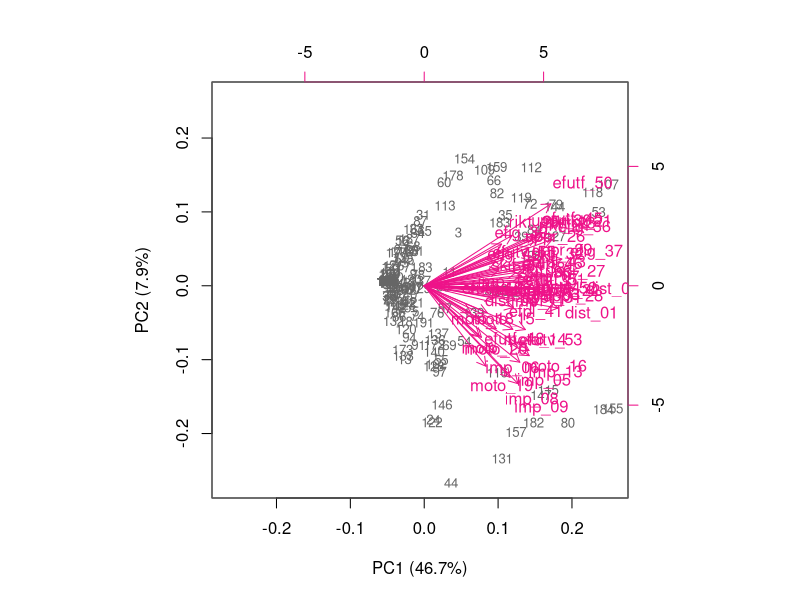
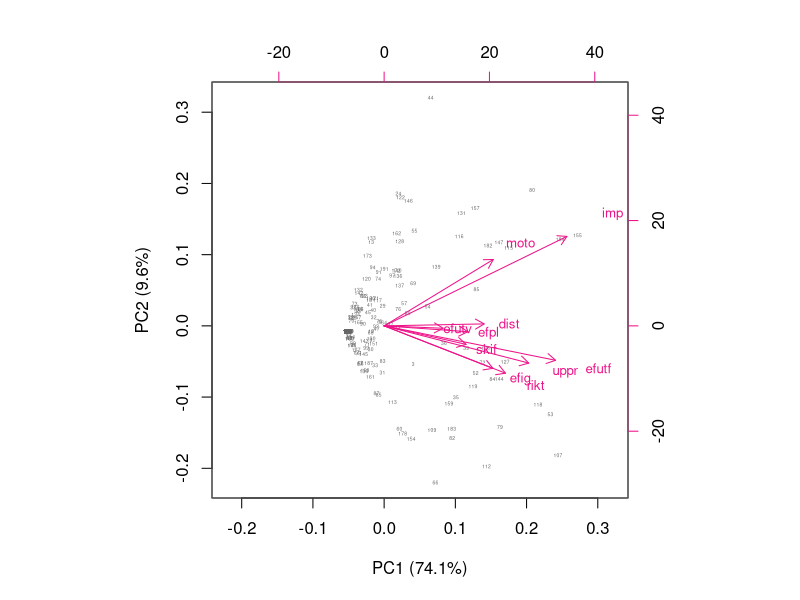
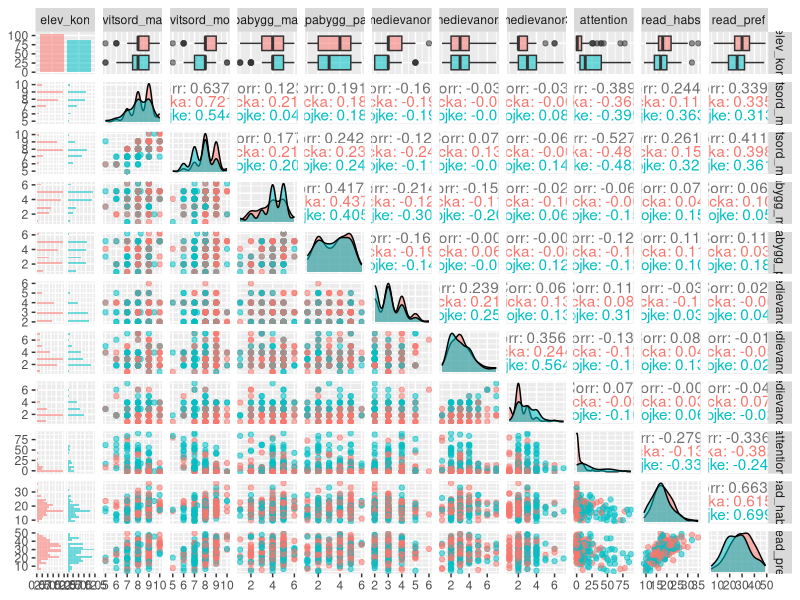
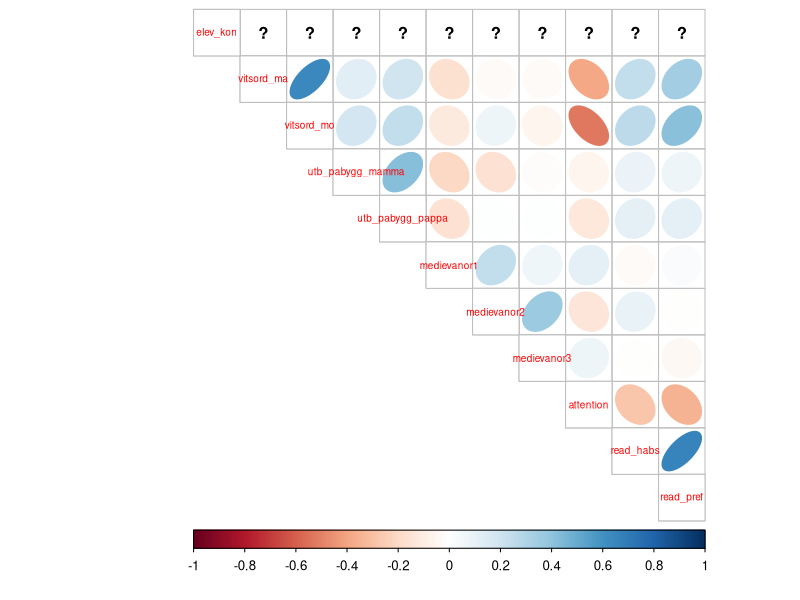

R code for these plots, in order:
## ---- chunk 1
knitr::opts_chunk$set(echo = TRUE)
## ---- chunk 2
setwd("C:/Users/hehusb/Documents/GitHub/IODS-final")
kesky <- read.csv2(file = "./data/final_cont.csv")
dim(kesky)
str(kesky)
str(kesky$hur_garna_lasbarn1)
## ---- chunk 3
which(names(kesky)%in%c("dist_01", "efutv_55"))
summary(kesky[, 2:56])
## ---- chunk 4
which(names(kesky)%in%c("vitsord_ma", "vitsord_mo"))
summary(kesky[, 57:58])
## ---- chunk 5
which(names(kesky)%in%c("medievanor1", "medievanor3"))
summary(kesky[, 61:63])
## ---- chunk 6
which(names(kesky)%in%c("hur_garna_lasbarn7", "hur_ofta_lasbarn1"))
summary(kesky[, 64:77])
## ---- chunk 7
which(names(kesky)%in%c("utb_pabygg_mamma", "utb_pabygg_pappa"))
summary(kesky[, 59:60])

which(names(kesky)%in%c("elev_kon"))
summary(kesky[, 1])
## ---- chunk 8
#First I'll make a dataframe with only the ATTEX variables:
kesky_only <- kesky[, 2:56]
summary(kesky_only)
str(kesky_only)
pca_kesky <- prcomp(kesky_only)
s <- summary(pca_kesky)
s

# rounded percetanges of variance captured by each PC
pca_pr <- round(100*s$importance[2, ], digits = 1)

# print out the percentages of variance
pca_pr

# create object pc_lab to be used as axis labels
pc_lab <- paste0(names(pca_pr), " (", pca_pr, "%)")
pc_lab[1:10]

# draw a biplot
biplot(pca_kesky, cex = c(0.8, 1), col = c("grey40", "deeppink2"), xlab = pc_lab[1], ylab = pc_lab[2])
## ---- chunk 9
setwd("C:/Users/hehusb/Documents/GitHub/IODS-final")
kesky_sums <- read.csv2(file = "./data/final_sums.csv")
kesky_sums <- as.data.frame(kesky_sums)
kesky_sums[23:32]
dim(kesky_sums)
head(kesky_sums)

sums_pca <- prcomp(kesky_sums[23:32])
s2 <- summary(sums_pca)
pca2_pr <- round(100*s2$importance[2, ], digits = 1)
pca2_pr

pc_lab <- paste0(names(pca2_pr), " (", pca2_pr, "%)")
pc_lab[1:10]
biplot(sums_pca, cex = c(0.3, 0.8), col = c("grey40", "deeppink2"), xlab = pc_lab[1], ylab = pc_lab[2])
## ---- chunk 10
library(dplyr)
summary(kesky_sums$attention)

remove <- names(kesky_sums[23:32])
kesky_one <- dplyr::select(kesky_sums, -one_of(remove))
summary(kesky_one)

names(kesky_one)
read_habs_columns <- kesky_one[9:15]
head(read_habs_columns)
kesky_one$read_habs <- rowSums(read_habs_columns) 
summary(kesky_one$read_habs)
summary(kesky_one)

read_pref_columns <- kesky_one[16:22]
head(read_pref_columns)
kesky_one$read_pref <- rowSums(read_pref_columns) 
summary(kesky_one$read_pref)
summary(kesky_one)

names(kesky_one)
remove2 <- names(kesky_one[9:22])
remove2
kesky_one <- dplyr::select(kesky_one, -one_of(remove2))
summary(kesky_one)

## ---- chunk 11
library(GGally)
library(ggplot2)
p <- ggpairs(kesky_one, mapping = aes(col = elev_kon, alpha = 0.3), lower = list(combo = wrap("facethist", bins = 20)))
p

library(corrplot)
str(kesky_one)
kesky_one$elev_kon
levels(kesky_one$elev_kon) <-c(1,2)
levels(kesky_one$elev_kon)
as.numeric(levels(kesky_one$elev_kon))
kesky_one$elev_kon <- as.numeric(kesky_one$elev_kon)
kesky_one$elev_kon



# Correlations:
cor_matrix <- cor(kesky_one) %>% round(digits = 2)
cor_matrix
corrplot(cor_matrix, method="ellipse", type="upper", cl.pos="b", tl.pos="d", tl.cex=0.6)
## ---- chunk 12
kesky_lm <- lm(attention ~ medievanor1 + medievanor2 + medievanor3 + read_habs + read_pref, data = kesky_one)
summary(kesky_lm)

kesky_lm2 <- lm(vitsord_ma ~ medievanor1 + medievanor2 + medievanor3 + read_habs + read_pref, data = kesky_one)
summary(kesky_lm2)

kesky_lm3 <- lm(vitsord_mo ~ medievanor1 + medievanor2 + medievanor3 + read_habs + read_pref, data = kesky_one)
summary(kesky_lm3)

kesky_lm4 <- lm(read_pref ~ medievanor1 + medievanor2 + medievanor3, data = kesky_one)
summary(kesky_lm4)

kesky_lm5 <- lm(read_habs ~ medievanor1 + medievanor2 + medievanor3, data = kesky_one)
summary(kesky_lm5)


